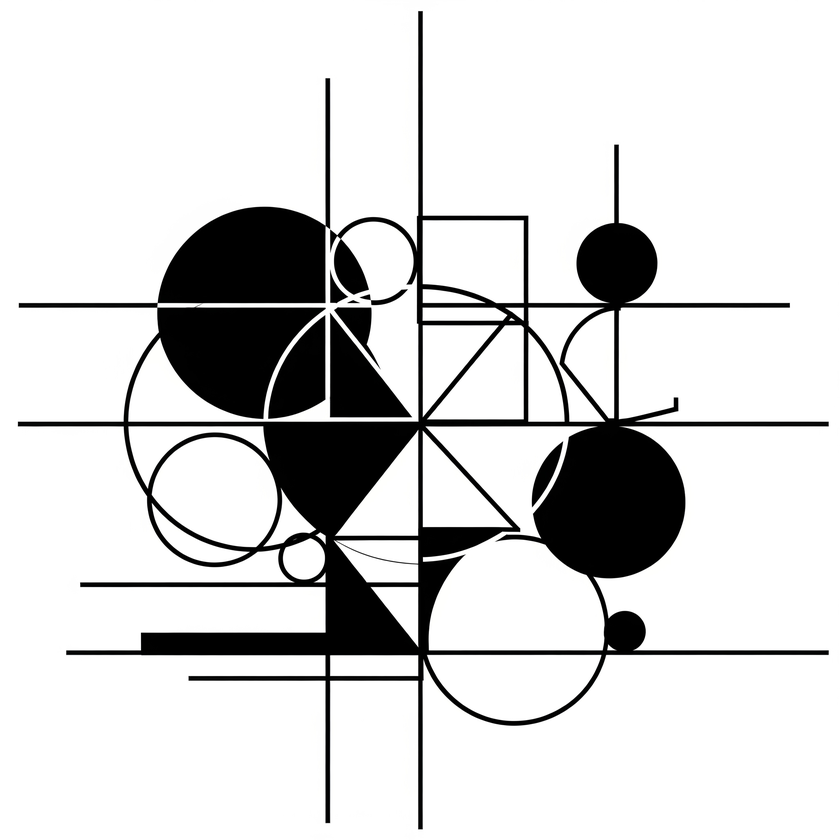
#> input picture Lab5/HW edge detection/images/test2.png, 840 x 840 px, shrunk from 2048 x 2048 before the run, found by its file name
$ python Roberts.py
#> lines starting #> are read from the running program, lines starting #| are printed output that depends on the picture
import cv2
import numpy as np
import matplotlib.pyplot as plt

img = cv2.imread(r"images\test2.png", cv2.IMREAD_GRAYSCALE)
#> img: shape (840, 840); min 0, max 255, mean 214.3

roberts_cross_x = np.array([[1, 0],
                            [0, -1]], dtype=np.float32)

roberts_cross_y = np.array([[0, 1],
                            [-1, 0]], dtype=np.float32)

roberts_x = cv2.filter2D(img, -1, roberts_cross_x)
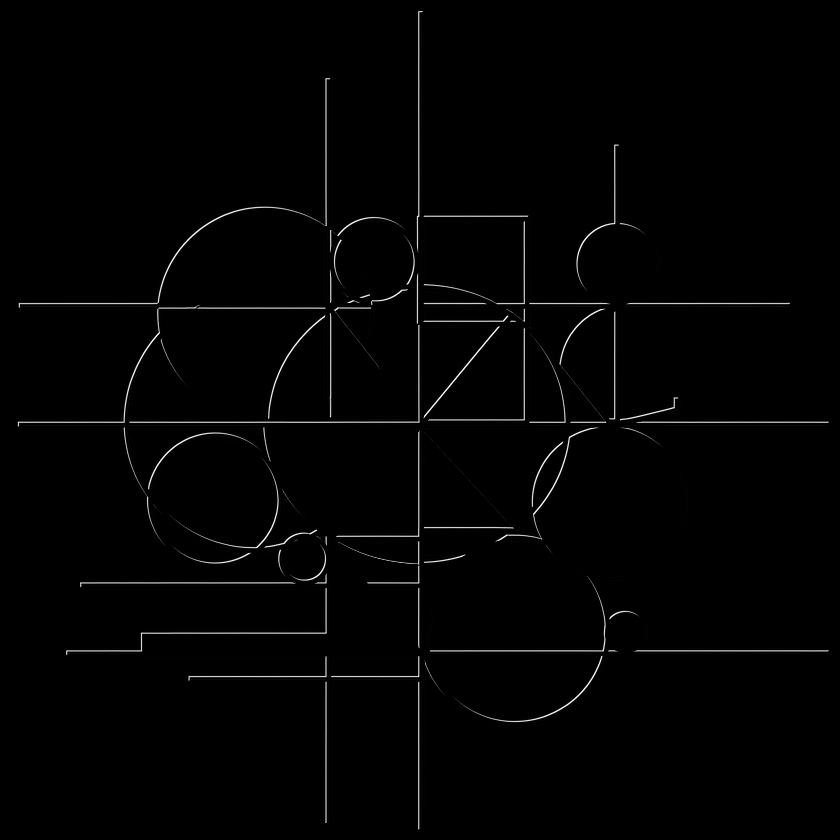
#> roberts_x: shape (840, 840); min 0, max 255, mean 2.8
roberts_y = cv2.filter2D(img, -1, roberts_cross_y)
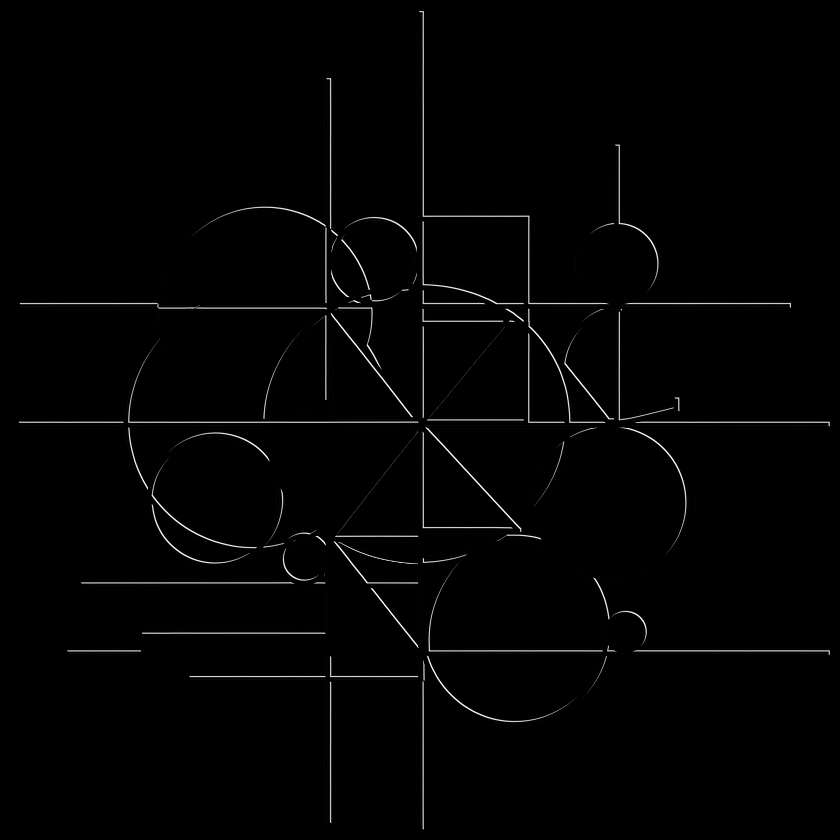
#> roberts_y: shape (840, 840); min 0, max 255, mean 2.8

roberts_combined = cv2.magnitude(np.float32(roberts_x), np.float32(roberts_y))

plt.figure(figsize=(10,5))
plt.subplot(1,4,1), plt.imshow(img, cmap='gray'), plt.title("Original")
plt.subplot(1,4,2), plt.imshow(roberts_x, cmap='gray'), plt.title("Roberts X")
plt.subplot(1,4,3), plt.imshow(roberts_y, cmap='gray'), plt.title("Roberts Y")
plt.subplot(1,4,4), plt.imshow(roberts_combined, cmap='gray'), plt.title("Roberts Combined")
plt.show()
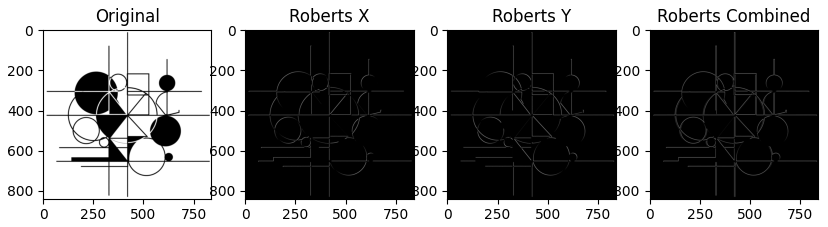
#> figure drawn by matplotlib, 4 panels

$ run again, with Lab5/HW edge detection/images/test1.png copied over Lab5/HW edge detection/images/test2.png
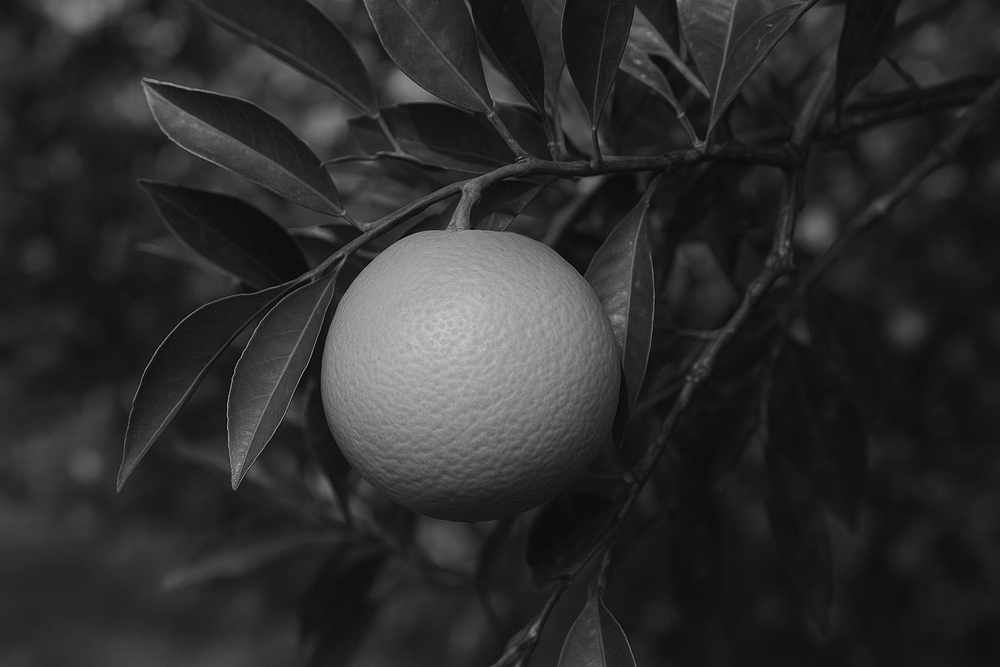
#> input picture Lab5/HW edge detection/images/test1.png, 1000 x 667 px, shrunk from 1536 x 1024 before the run, found by its file name
#> `roberts_x = cv2.filter2D(img, -1, roberts_cross_x)`:
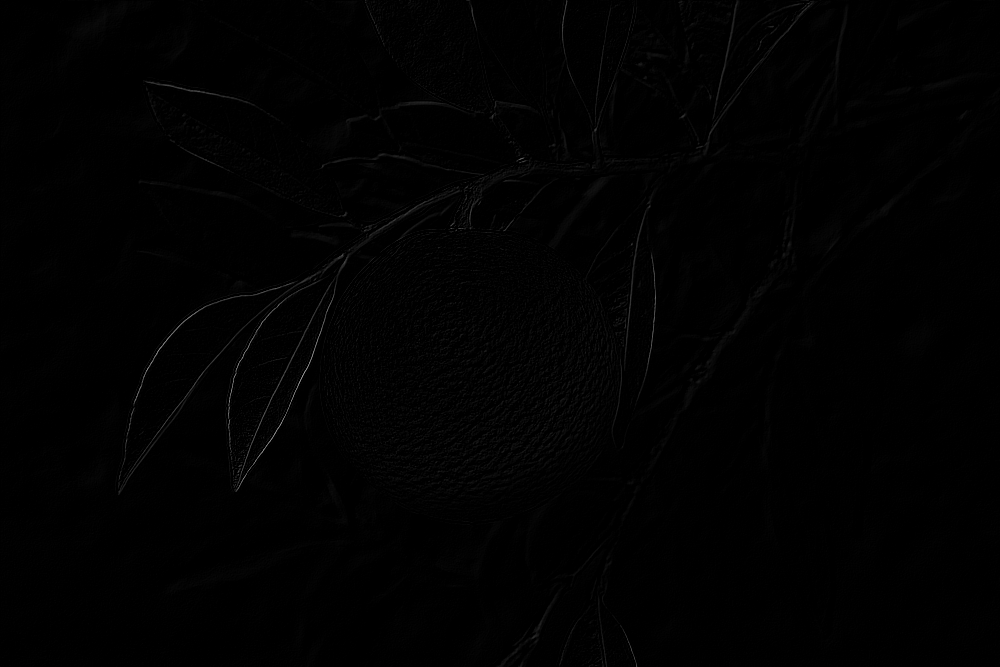
#> roberts_x: shape (667, 1000); min 0, max 158, mean 1.4
#> `plt.show()`:
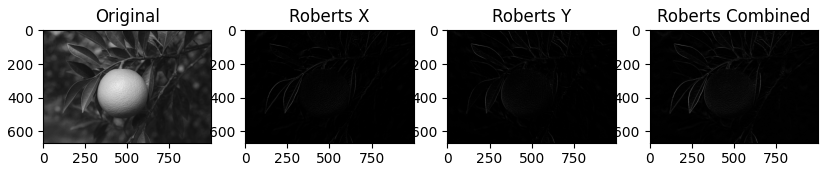
#> figure drawn by matplotlib, 4 panels
